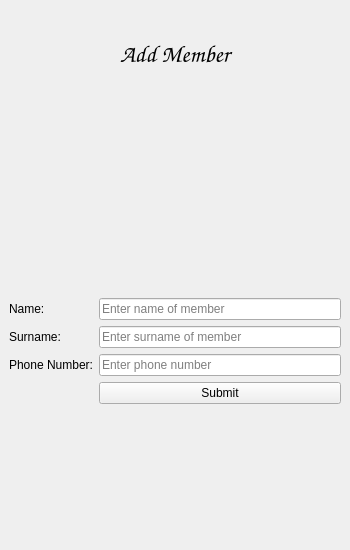
<?xml version="1.0" encoding="UTF-8"?>
<ui version="4.0">
 <class>MainWindow</class>
 <widget class="QMainWindow" name="MainWindow">
  <property name="geometry">
   <rect>
    <x>0</x>
    <y>0</y>
    <width>350</width>
    <height>550</height>
   </rect>
  </property>
  <property name="windowTitle">
   <string>Add Member</string>
  </property>
  <property name="windowIcon">
   <iconset>
    <normaloff>icons/addmember.png</normaloff>icons/addmember.png</iconset>
  </property>
  <widget class="QWidget" name="centralwidget">
   <layout class="QVBoxLayout" name="mainLayout">
    <item>
     <layout class="QVBoxLayout" name="topmainLayout">
      <property name="topMargin">
       <number>30</number>
      </property>
      <property name="bottomMargin">
       <number>50</number>
      </property>
      <item>
       <widget class="QLabel" name="addmemberlabel">
        <property name="font">
         <font>
          <family>Comic Sans MS</family>
          <pointsize>18</pointsize>
          <weight>50</weight>
          <bold>false</bold>
         </font>
        </property>
        <property name="text">
         <string>Add Member</string>
        </property>
        <property name="alignment">
         <set>Qt::AlignHCenter|Qt::AlignTop</set>
        </property>
       </widget>
      </item>
      <item>
       <widget class="QLabel" name="addmemberImg">
        <property name="font">
         <font>
          <pointsize>8</pointsize>
         </font>
        </property>
        <property name="text">
         <string/>
        </property>
        <property name="pixmap">
         <pixmap>icons/addmember.png</pixmap>
        </property>
        <property name="alignment">
         <set>Qt::AlignHCenter|Qt::AlignTop</set>
        </property>
       </widget>
      </item>
     </layout>
    </item>
    <item>
     <layout class="QFormLayout" name="formLayout">
      <property name="topMargin">
       <number>20</number>
      </property>
      <item row="0" column="1">
       <widget class="QLineEdit" name="membernameentry">
        <property name="placeholderText">
         <string>Enter name of member</string>
        </property>
       </widget>
      </item>
      <item row="1" column="1">
       <widget class="QLineEdit" name="membersurnameentry">
        <property name="placeholderText">
         <string>Enter surname of member</string>
        </property>
       </widget>
      </item>
      <item row="2" column="1">
       <widget class="QLineEdit" name="memberphoneentry">
        <property name="placeholderText">
         <string>Enter phone number</string>
        </property>
       </widget>
      </item>
      <item row="3" column="1">
       <widget class="QPushButton" name="submitButton">
        <property name="text">
         <string>Submit</string>
        </property>
       </widget>
      </item>
      <item row="0" column="0">
       <widget class="QLabel" name="namelabel">
        <property name="text">
         <string>Name:</string>
        </property>
       </widget>
      </item>
      <item row="1" column="0">
       <widget class="QLabel" name="surnamelabel">
        <property name="text">
         <string>Surname:</string>
        </property>
       </widget>
      </item>
      <item row="2" column="0">
       <widget class="QLabel" name="phonelabel">
        <property name="text">
         <string>Phone Number:</string>
        </property>
       </widget>
      </item>
      <item row="3" column="0">
       <widget class="QLabel" name="emptylabel">
        <property name="text">
         <string/>
        </property>
       </widget>
      </item>
     </layout>
    </item>
   </layout>
  </widget>
 </widget>
 <resources/>
 <connections/>
</ui>
